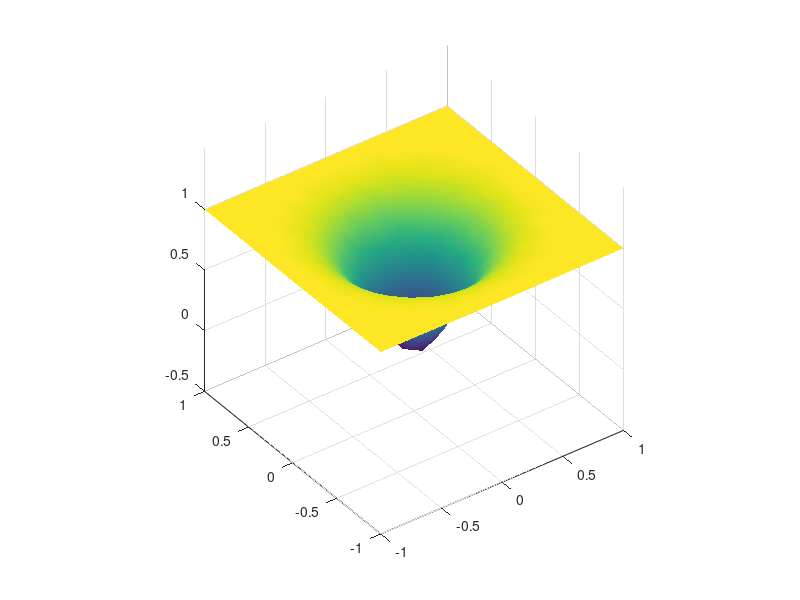

MATLAB code to generate this figure:
x0 = 0; y0 = 0;
sigma = 0.3;
sigma_x = sigma;
sigma_y = sigma;
x_limit_pos = 1;
y_limit_pos = 1;
x_limit_neg = -1;
y_limit_neg = -1;
A = - 1/(sigma * sqrt(2 * pi));
 
# for theta = 0:pi/10:pi
    theta = pi/5;
    a = cos(theta)^2/2/sigma_x^2 + sin(theta)^2/2/sigma_y^2;
    b = -sin(2*theta)/4/sigma_x^2 + sin(2*theta)/4/sigma_y^2 ;
    c = sin(theta)^2/2/sigma_x^2 + cos(theta)^2/2/sigma_y^2;
 
    [X, Y] = meshgrid(x_limit_neg:.1:x_limit_pos, y_limit_neg:.1:y_limit_pos);
    Z = -exp( - (a*(X-x0).^2 + 2*b*(X-x0).*(Y-y0) + c*(Y-y0).^2)) + 1 ;
    surf(X,Y,Z);shading interp;view(-36,36);axis equal;drawnow
#end
